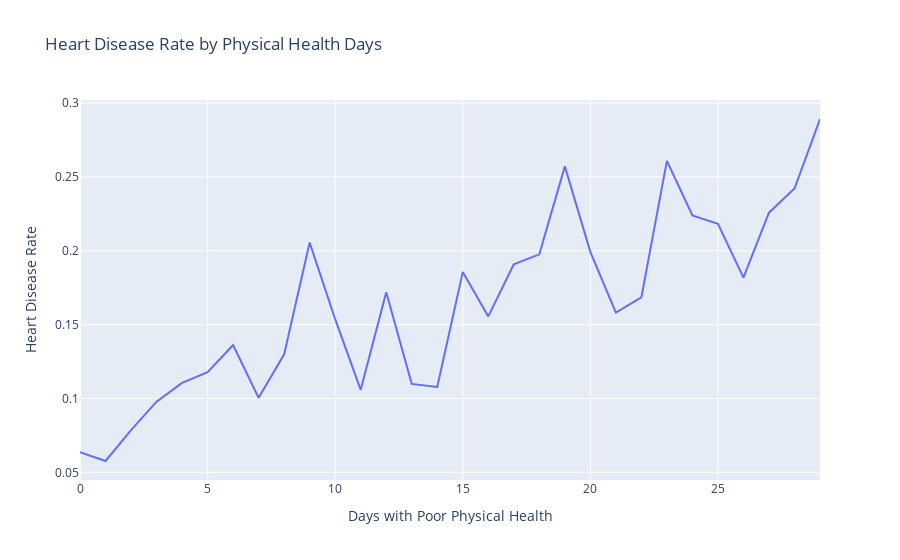

Here is the notebook cell this chart was saved with:
### Code cell
# Analyze Physical Health (days with poor physical health in last 30 days)
# Group by unique values and calculate rates
physical_health_values = sorted(data['PhysicalHealth'].unique())
physical_health_rates = []

for value in physical_health_values:
    heart_disease_count = data.loc[(data['PhysicalHealth'] == value) & 
                                   (data['HeartDisease'] == 'Yes')].shape[0]
    total_count = data.loc[data['PhysicalHealth'] == value].shape[0]
    if total_count > 0:  # Avoid division by zero
        rate = heart_disease_count / total_count
        physical_health_rates.append(rate)
    else:
        physical_health_rates.append(0)

# Store for encoding (using rate as encoding value)
physical_health_encoding = {physical_health_values[i]: physical_health_rates[i] 
                            for i in range(len(physical_health_values))}

# Visualize (sample first 30 values for clarity)
sample_size = min(30, len(physical_health_values))
fig = px.line(
    x=physical_health_values[:sample_size],
    y=physical_health_rates[:sample_size],
    title='Heart Disease Rate by Physical Health Days',
    labels={'x': 'Days with Poor Physical Health', 'y': 'Heart Disease Rate'}
)
fig.show()

### Figure 1 — Plotly figure (JSON) as saved in the notebook; plotly's stock layout.template omitted (floating-point values rounded to 4 significant figures)
{"data": [{"hovertemplate": "Days with Poor Physical Health=%{x}<br>Heart Disease Rate=%{y}<extra></extra>", "legendgroup": "", "line": {"color": "#636efa", "dash": "solid"}, "marker": {"symbol": "circle"}, "mode": "lines", "name": "", "orientation": "v", "showlegend": false, "type": "scatter", "x": [0.0, 1.0, 2.0, 3.0, 4.0, 5.0, 6.0, 7.0, 8.0, 9.0, 10.0, 11.0, 12.0, 13.0, 14.0, 15.0, 16.0, 17.0, 18.0, 19.0, 20.0, 21.0, 22.0, 23.0, 24.0, 25.0, 26.0, 27.0, 28.0, 29.0], "xaxis": "x", "y": [0.06365, 0.05768, 0.07856, 0.09783, 0.1106, 0.1178, 0.1362, 0.1005, 0.1299, 0.2056, 0.1537, 0.1059, 0.1719, 0.1099, 0.1078, 0.1856, 0.1556, 0.1909, 0.1976, 0.2571, 0.1993, 0.1581, 0.1685, 0.2609, 0.2239, 0.2182, 0.1818, 0.2258, 0.2422, 0.2892], "yaxis": "y"}], "layout": {"legend": {"tracegroupgap": 0}, "title": {"text": "Heart Disease Rate by Physical Health Days"}, "xaxis": {"anchor": "y", "domain": [0, 1], "title": {"text": "Days with Poor Physical Health"}}, "yaxis": {"anchor": "x", "domain": [0, 1], "title": {"text": "Heart Disease Rate"}}}}
